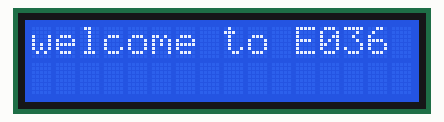
The sketch below on a simulated Arduino Uno, built with avr-gcc and run on an emulated ATmega328P. On the bench: 16×2 character LCD.

Above: at 0.1 s.
At 2.2 s:
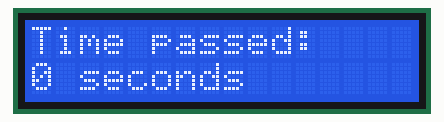
At 11.4 s:
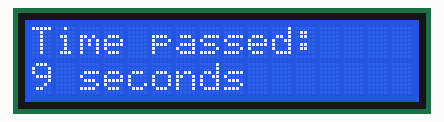
At 19.6 s:
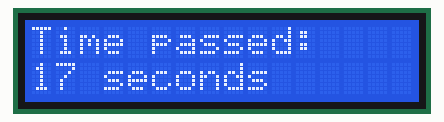
At 28.8 s:
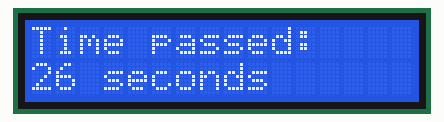
At 38.1 s:
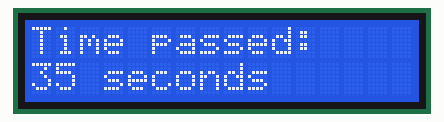

The sketch:

display_demo.ino
```cpp
#include <LiquidCrystal_I2C.h>

// Initialize the I2C LCD (Set the LCD address as per your module, typically 0x27 or 0x3F)
LiquidCrystal_I2C lcd(0x27, 16, 2); // 16x2 LCD

int time_passed = 0;

void setup() {
  // Initialize the LCD
  lcd.init();
  lcd.backlight();


  // Print a welcome message
  lcd.setCursor(0, 0);
  lcd.print("welcome to E036");
  delay(2000);
  lcd.clear();
  lcd.setCursor(2, 0);
  lcd.print("FM  Receiver");
  lcd.setCursor(0,1);
  lcd.print("Frequency: 100.00 MHz");
}

void loop() {
  lcd.clear();
  lcd.setCursor(0, 0);
  lcd.print("Time passed:");
  lcd.setCursor(0, 1);
  lcd.print(time_passed);
  lcd.print(" seconds");
  time_passed += 1;
  delay(1000);
}
```

Measured:
- what the display in image 1 shows lasts 1.1 s, from 2.1 s to 3.2 s
